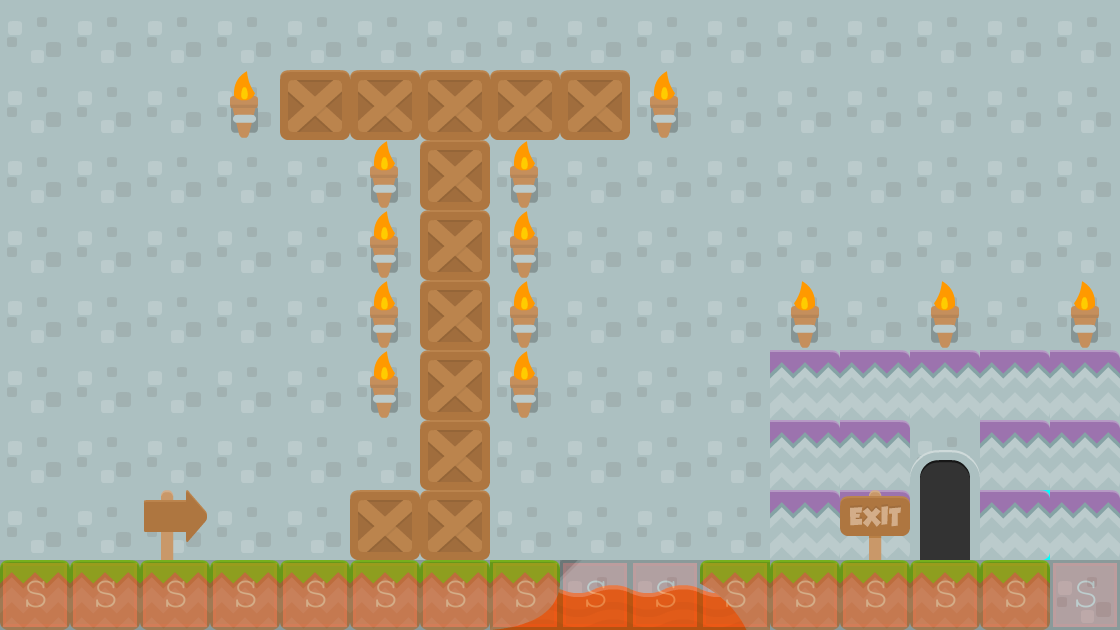

A level layout from a 2D game, rendered from its tile map. Below: a short description, then the map file with tile-grid data replaced by summaries:
An orthogonal 16x9 tile map with 70x70 px tiles, 5 tile layers (Background3, Background2, Background1, collision, ...), 2 tilesets and 3 objects (levelTrigger).

<map version="1.0" orientation="orthogonal" renderorder="right-down" width="16" height="9" tilewidth="70" tileheight="70" backgroundcolor="#00ffff">
 <tileset firstgid="1" name="background-tiles" tilewidth="70" tileheight="70">
  <image source="../img/background-tiles.png" width="910" height="910" />
 </tileset>
 <tileset firstgid="170" name="meta-tiles" tilewidth="70" tileheight="70">
  <image source="../img/meta-tiles.png" width="350" height="70" />
  <tile id="4">
   <properties>
    <property name="type" value="solid" />
   </properties>
  </tile>
 </tileset>
 <layer name="Background3" width="16" height="9">
  <data>[144 cells, 2 non-empty, 1 distinct tile ids]</data>
 </layer>
 <layer name="Background2" width="16" height="9">
  <data>[144 cells, 143 non-empty, 3 distinct tile ids]</data>
 </layer>
 <layer name="Background1" width="16" height="9">
  <data>[144 cells, 52 non-empty, 10 distinct tile ids]</data>
 </layer>
 <layer name="collision" width="16" height="9" opacity="0.2">
  <data>[144 cells, 16 non-empty, 1 distinct tile ids]</data>
 </layer>
 <objectgroup name="trigger-entities">
  <object x="1016" y="432" height="112" />
  <object x="934" y="502" height="2" />
  <object name="levelTrigger" x="902" y="436" width="90" height="126">
   <properties>
    <property name="level" value="level05" />
   </properties>
  </object>
 </objectgroup>
 <layer name="foreground1 " width="16" height="9">
  <data>[144 cells, 5 non-empty, 3 distinct tile ids]</data>
 </layer>
</map>
